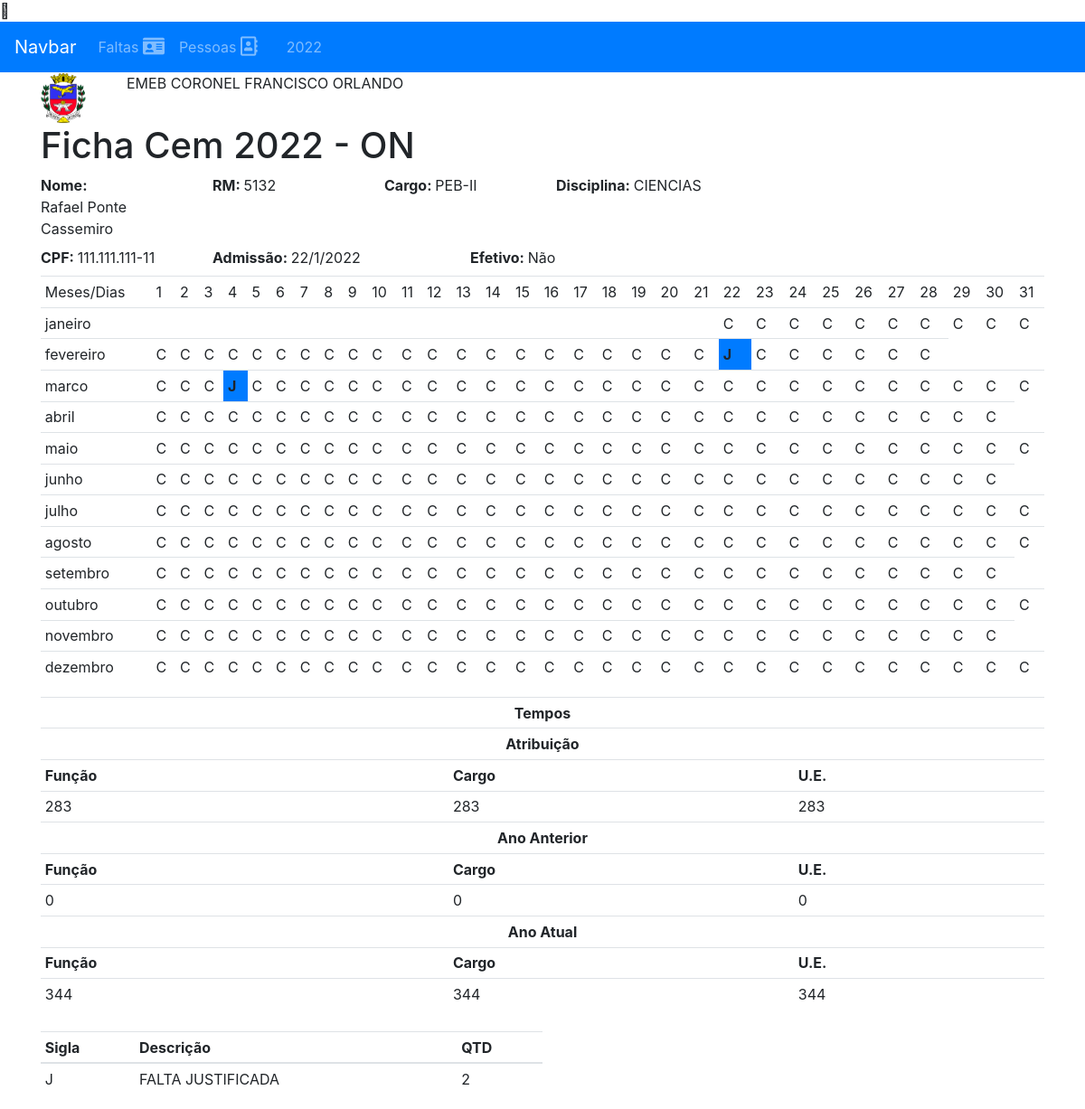
/pessoas/5132/fichas/2022, run on the app's committed database.
### app_ficha_cem/models.py (models this page shows, shortened)
class Pessoas(models.Model):
    EFETIVO =  (
     (True,'Sim'),
     (False,'Não')
    )
    id = models.CharField(max_length=6, primary_key=True)
    nome = models.CharField(max_length=150)
    cpf = models.CharField(max_length=11, default='11111111111')
    admissao = models.DateField(default='1991-01-01')
    efetivo = models.BooleanField(choices=EFETIVO, verbose_name='Efetivo: ', default=False)

class Faltas(models.Model):
    tipo = models.CharField(max_length=3)
    descricao =  models.CharField(max_length=30)

### app_ficha_cem/views.py (the view)
# urls.py: path('pessoas/<str:pessoa_id>/fichas/<int:ano>', gerar_ficha, name='ficha'),
def gerar_ficha(request, pessoa_id, ano):
    contexto = buscar_informacoes_ficha(pessoa_id, ano)
    return render(request,'template/ficha_cem.html', {'contexto':contexto})

### app_ficha_cem/views.py (called while the page is built)
def bissexto(ano):
    if ano % 400 == 0:
        return True
    else:
        if ano % 4 == 0:
            if ano % 100 == 0:
                return False
            return True

def retornar_mes_num(mes_nome):
    meses = {
        'janeiro':[1,31],
        'fevereiro':[2,28],
        'marco':[3,31],
        'abril':[4,30],
        'maio':[5,31],
        'junho':[6,30],
        'julho':[7,31],
        'agosto':[8,31],
        'setembro':[9,30],
        'outubro':[10,31],
        'novembro':[11,30],
        'dezembro':[12,31]
    }
    num_mes = meses[mes_nome]
    return num_mes

def retornar_mes_nome(mes_num):
    meses = {
        1:['janeiro',31],
        2:['fevereiro',28],
        3:['marco',31],
        4:['abril',30],
        5:['maio',31],
        6:['junho',30],
        7:['julho',31],
        8:['agosto',31],
        9:['setembro',30],
        10:['outubro',31],
        11:['novembro',30],
        12:['dezembro',31]
    }
    nome_mes = meses[mes_num]
    return nome_mes

def data_util(data, tp='P'):
    if tp == 'P':
        if (data.weekday() != 6 and data.weekday() != 5):
            return data
        data = data + timedelta(days=1)
        return data_util(data)
    return data

def listar_anos(pessoa_id):
    anos = []
    pessoa_faltas = Faltas_Pessoas.objects.all()
    pessoa = Pessoas.objects.get(pk=pessoa_id)
    for i in pessoa_faltas:
        if i.data.year not in anos and i.pessoa.id == pessoa_id:
            anos.append(i.data.year)
    return anos[-5:], pessoa

def contar_tipos_faltas(faltas):
    qtd = 0
    tipo_faltas ={}
    for f in faltas:
        sigla = f.falta.tipo
        descricao = f.falta.descricao
        if sigla not in tipo_faltas.keys():
           qtd = f.qtd_dias
           tipo_faltas[sigla] = [descricao, qtd]
        else:
            qtd = tipo_faltas[sigla][1]
            qtd += f.qtd_dias
            tipo_faltas[sigla][1] = qtd
    return tipo_faltas

def contar_dias(data_inicial, data_final):
    dias = (data_final - data_inicial ).days + 1
    return dias

### template/ficha_cem.html (shortened to what this page needs)
{% extends 'template/menu.html' %}
{% load static %}
{% block content %}
<div class="container">
    <div class="row">
        <div class="col-1">
            <img src="{% static 'app_ficha_cem/brasao_orlandia.png' %}" width="50" />
        </div>
        <div class="col-10">
            EMEB CORONEL FRANCISCO ORLANDO
        </div>
    </div>
    <div class="row">
        <div class="col-12 text-left">
            <h1>Ficha Cem {{contexto.ano}} - ON</h1>
        </div>
        <div class="col-2">
            <strong>Nome: </strong><label>{{contexto.nome}}</label>
        </div>
        <div class="col-2">
            <strong>RM: </strong><label>{{contexto.pessoa.id}}</label>
        </div>
        <div class="col-2">
            <strong>Cargo: </strong><label>PEB-II</label>
        </div>
        <div class="col-3">
            <strong>Disciplina: </strong><label>CIENCIAS</label>
        </div>
    </div>
    <div class="row">
        <div class="col-2">
            <strong>CPF: </strong><label>{{ contexto.pessoa.cpf }}</label>
        </div>
        <div class="col-3">
            <strong>Admissão: </strong><label>{{contexto.pessoa.admissao}}</label>
        </div>
        <div class="col-3">
            {% if contexto.pessoa.efetivo == 'Sim' %}
            <strong>Efetivo: </strong><label>Sim</label>
            {% else %}
            <strong>Efetivo: </strong><label>Não</label>
            {% endif %}
        </div>
    </div>
    <div class="col-12 ">
        <div class="row">
            <table class="table table-sm">
                <tbody>
                    <tr>
                        <td>
                            Meses/Dias
                        </td>
                        {% for dia in contexto.dias %}
                        <td>
                            {{dia}}
                        </td>
                        {% endfor %}
                    </tr>
                    {% for mes,eventos in contexto.meses.items %}
                    <tr>
                        <td>
                            {{mes}}
                        </td>
                        {% for evento in eventos %}
                        {% if evento != 'C' and evento != ' ' %}
                        <td class="bg-primary">
                            <strong>{{evento}}</strong>
                        </td>
                        {% else %}
                        <td color="green">
                            {{evento}}
                        </td>
                        {% endif %}
                        {% endfor %}
                    </tr>
                    {% endfor %}
                </tbody>
            </table>
            <table class="table table-sm table-hover">
                <tr>
                    <th class="text-center" colspan="3">Tempos </th>
                </tr>
                <tr>
                    <th class="text-center" colspan="3">Atribuição </th>
                </tr>
                <tr>
                    <th>Função</th>
                    <th>Cargo</th>
                    <th>U.E.</th>
                </tr>
                <tr>
                    <td>{{contexto.funcao_at}}</td>
                    <td>{{contexto.cargo_at}}</td>
                    <td>{{contexto.ue_at}}</td>
                </tr>
                <tr>
                    <th class="text-center" colspan="3">Ano Anterior </th>
                </tr>
                <tr>
                    <th>Função</th>
                    <th>Cargo</th>
                    <th>U.E.</th>
                </tr>
                <tr>
                    <td>{{contexto.funcao_a}}</td>
                    <td>{{contexto.cargo_a}}</td>
                    <td>{{contexto.ue_a}}</td>
                </tr>
                <tr>
                    <th class="text-center" colspan="3">Ano Atual</th>
                </tr>
                <tr>
                    <th>Função</th>
                    <th>Cargo</th>
                    <th>U.E.</th>
                </tr>
                <tr>
                    <td>{{contexto.funcao}}</td>
                    <td>{{contexto.cargo}}</td>
                    <td>{{contexto.ue}}</td>
                </tr>
            </table>
        </div>
    </div>
    <div class="col-6 mt-2">
        <div class="row">
            <table class="table table-sm">
                <thead>
                    <tr>
                        <th>Sigla</th>
                        <th>Descrição</th>
                        <th>QTD</th>
                    </tr>
                </thead>
                <tbody>
                    {% for sigla, descricao in contexto.tp_faltas.items %}
                    <tr>
                        <td>
                            {{ sigla }}
                        </td>
                        {% for i in descricao %}
                        <td>
                            {{i}}
                        </td>
                        {% endfor %}
                    </tr>
                    {% endfor %}
                </tbody>
            </table>
        </div>
    </div>
</div>
{% endblock content %}

### data on the page
Pessoas: nome "Rafael Ponte Cassemiro", pessoa.id "5132", pessoa.cpf "111.111.111-11", pessoa.admissao "22/1/2022"
Faltas: descricao "FALTA JUSTIFICADA"

### other printed values
{{ ano }} "2022"
{{ contexto.ano }} "2022"
{{ dia }} "1" "2" "3" "4" "5" "6" "7" "8" "9" "10" "11" "12" "13" "14" "15" "16" "17" "18" "19" "20" "21" "22" "23" "24" "25" "26" "27" "28" "29" "30" "31"
{{ mes }} "janeiro" "fevereiro" "marco" "abril" "maio" "junho" "julho" "agosto" "setembro" "outubro" "novembro" "dezembro"
{{ evento }} "C" "C" "C" "C" "C" "C" "C" "C" "C" "C" "C" "C" "C" "C" "C" "C" "C" "C" "C" "C" "C" "C" "C" "C" "C" "C" "C" "C" "C" "C" "C" "C" "C" "C" "C" "C" "C" "C" "C" "C" "C" "C" "C" "C" "C" "C" "C" "C" "C" "C" "C" "C" "C" "C" "C" "C" "C" "C" "C" "C" "C" "C" "C" "C" "C" "C" "C" "C" "C" "C" "C" "C" "C" "C" "C" "C" "C" "C" "C" "C" "C" "C" "C" "C" "C" "C" "C" "C" "C" "C" "C" "C" "C" "C" "C" "C" "C" "C" "C" "C" "C" "C" "C" "C" "C" "C" "C" "C" "C" "C" "C" "C" "C" "C" "C" "C" "C" "C" "C" "C" "C" "C" "C" "C" "C" "C" "C" "C" "C" "C" "C" "C" "C" "C" "C" "C" "C" "C" "C" "C" "C" "C" "C" "C" "C" "C" "C" "C" "C" "C" "C" "C" "C" "C" "C" "C" "C" "C" "C" "C" "C" "C" "C" "C" "C" "C" "C" "C" "C" "C" "C" "C" "C" "C" "C" "C" "C" "C" "C" "C" "C" "C" "C" "C" "C" "C" "C" "C" "C" "C" "C" "C" "C" "C" "C" "C" "C" "C" "C" "C" "C" "C" "C" "C" "C" "C" "C" "C" "C" "C" "C" "C" "C" "C" "C" "C" "C" "C" "C" "C" "C" "C" "C" "C" "C" "C" "C" "C" "C" "C" "C" "C" "C" "C" "C" "C" "C" "C" "C" "C" "C" "C" "C" "C" "C" "C" "C" "C" "C" "C" "C" "C" "C" "C" "C" "C" "C" "C" "C" "C" "C" "C" "C" "C" "C" "C" "C" "C" "C" "C" "C" "C" "C" "C" "C" "C" "C" "C" "C" "C" "C" "C" "C" "C" "C" "C" "C" "C" "C" "C" "C" "C" "C" "C" "C" "C" "C" "C" "C" "C" "C" "C" "C" "C" "C" "C" "C" "C" "C" "C" "C" "C" "C" "C" "C" "C" "C" "C" "C" "C" "C" "C" "C" "C" "C" "C" "C" "C" "C" "C" "C" "C" "C" "C" "C" "C" "C" "C" "C" "C" "C" "C"
{{ evento }} "J" "J"
{{ contexto.funcao_at }} "283"
{{ contexto.cargo_at }} "283"
{{ contexto.ue_at }} "283"
{{ contexto.funcao_a }} "0"
{{ contexto.cargo_a }} "0"
{{ contexto.ue_a }} "0"
{{ contexto.funcao }} "344"
{{ contexto.cargo }} "344"
{{ contexto.ue }} "344"
